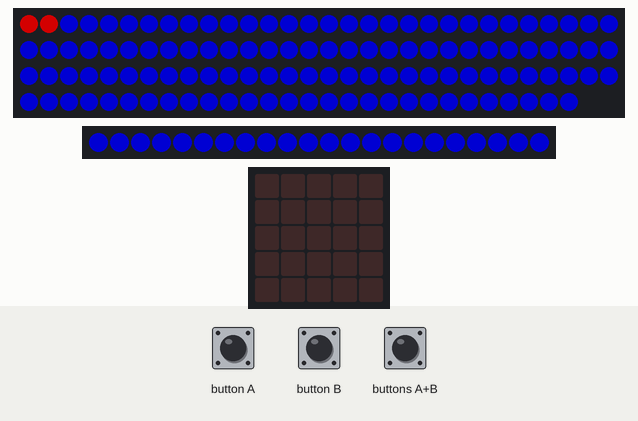
Recording of a program running on a simulated Calliope mini (MakeCode). On the bench: 118 RGB LEDs in strip order, left to right, continuing on the next row, 22 RGB LEDs in strip order, left to right, the board's 5×5 LED display. The test bench sets the inputs (shaded band). Dim RGB values are drawn brighter than linear.

Above: at 1.2 s.
1.3 s: buttons A+B pressed for 0.15 s
At 2.0 s:
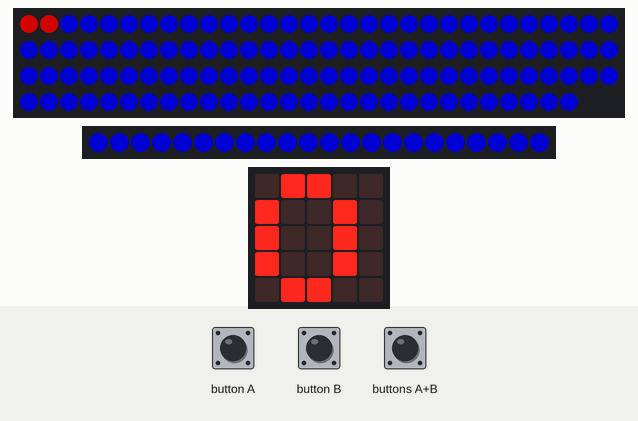
4.4 s: buttons A+B pressed for 1 s
At 6.7 s:
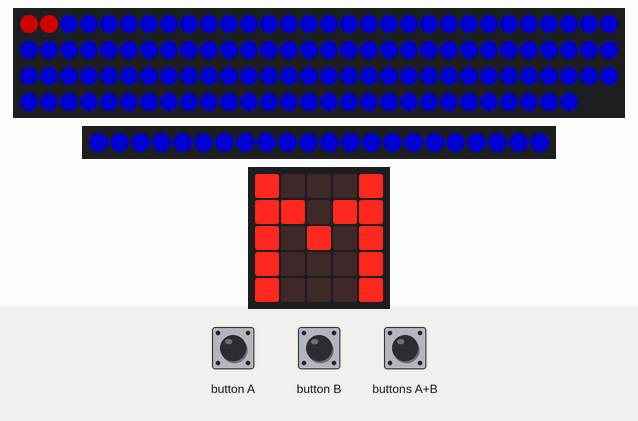
Timing chart, 0 to 8.2 s (numbered marks = the images above; inputs shaded):
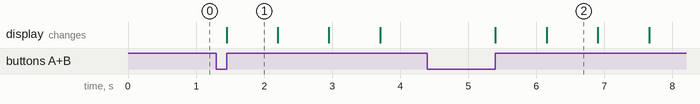

Measured:
- after the input at 1.3 s, the display: changes after 0.15 s (image 1)
- after the input at 4.4 s, the display: first changes after 1.0 s (image 2 shows a later state)
- what the display in image 1 shows lasts 0.7 s, from 1.5 s to 2.2 s

The program:

main.ts
```typescript
function minutenCheck () {
    if (minute == minutenlimit) {
        minute = 0
        stunde += 1
    }
}
input.onButtonEvent(Button.A, input.buttonEventClick(), function () {
    stunde += 1
    uhrCheck()
})
input.onButtonEvent(Button.AB, input.buttonEventClick(), function () {
    basic.showNumber(stunde)
    basic.showString("M")
    basic.showNumber(minute)
    basic.clearScreen()
    zeigeMinuten()
    zeigeStunden()
})
input.onButtonEvent(Button.B, input.buttonEventClick(), function () {
    minute += 1
    uhrCheck()
})
function zeigeStunden () {
    stunden_strip.showColor(neopixel.colors(NeoPixelColors.Blue))
    for (let Index = 0; Index <= stunde * leds_pro_stunde - 1; Index++) {
        stunden_strip.setPixelColor(Index, neopixel.colors(NeoPixelColors.Red))
    }
    stunden_strip.show()
}
input.onGesture(Gesture.Shake, function () {
    zeigeMinuten()
    zeigeStunden()
})
function zeigeMinuten () {
    strip.showColor(neopixel.colors(NeoPixelColors.Blue))
    for (let Index = 0; Index <= minute * leds_an_pro_minute - 1; Index++) {
        strip.setPixelColor(Index, neopixel.colors(NeoPixelColors.Red))
    }
    strip.show()
}
function uhrCheck () {
    minutenCheck()
    stundenCheck()
}
function stundenCheck () {
    if (stunde == stundenlimit) {
        stunde = 0
    }
}
let leds_pro_stunde = 0
let leds_an_pro_minute = 0
let stunden_strip: neopixel.Strip = null
let strip: neopixel.Strip = null
let stundenlimit = 0
let minutenlimit = 0
let stunde = 0
let minute = 0
minute = 0
stunde = 0
minutenlimit = 60
stundenlimit = 12
strip = neopixel.create(DigitalPin.P3, 118, NeoPixelMode.RGB)
stunden_strip = neopixel.create(DigitalPin.P1, 22, NeoPixelMode.RGB)
leds_an_pro_minute = 2
leds_pro_stunde = 2
strip.showColor(neopixel.colors(NeoPixelColors.Blue))
stunden_strip.showColor(neopixel.colors(NeoPixelColors.Blue))
loops.everyInterval(60000, function () {
    minute += 1
    uhrCheck()
    zeigeMinuten()
    zeigeStunden()
})
```

test.ts
```typescript
// Hier kann man Tests durchführen; diese Datei wird nicht kompiliert, wenn dieses Paket als Erweiterung verwendet wird.
```
